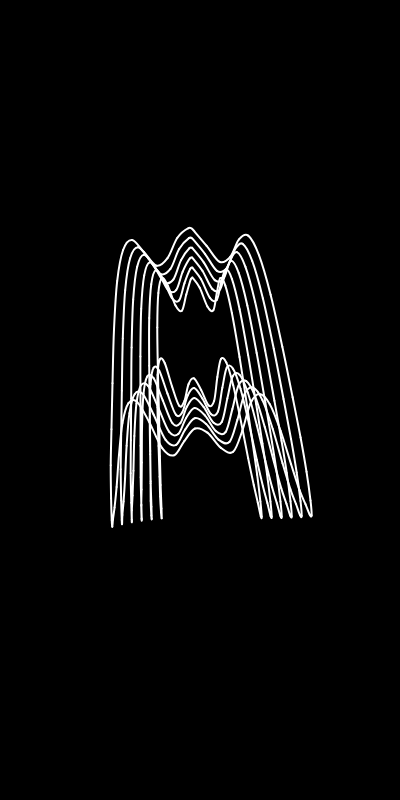
Frame 1 (no input)
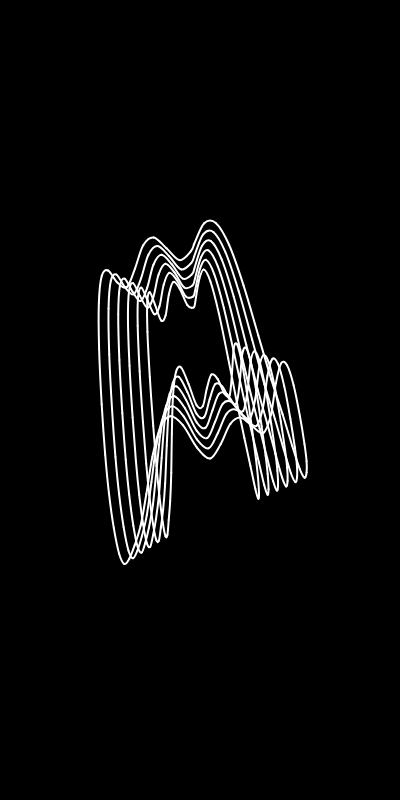
Frame 60 (no input)
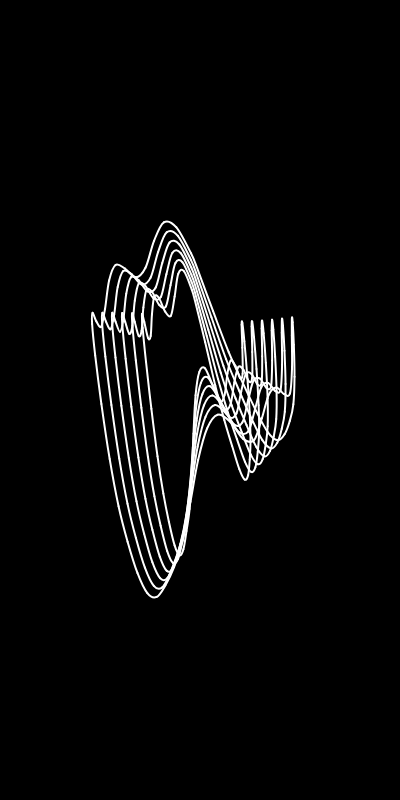
Frame 120 (the mouse pressed at the canvas centre since frame 60)

The p5.js sketch that drew these frames (run headless with seeded random() and noise() and a simulated clock; from frame 60 on, the mouse is pressed at the canvas centre):

// p5.js sketch
// ── sketch.js
let p= 0;

function setup () {
  createCanvas(400,800);
  noFill();
  stroke(255);
  strokeWeight (2);
  // noLoop();

}

function draw(){
  // p = map(mouseX,0,width,0,TWO_PI);
  clear();
  background(0);
  const x = width/2;
  const y = height /2;

  translate(-50,-500);
  let inc = 0.02

  for (let j =0 ; j < 6 ; j ++ ){

  beginShape();
  for (let i = 0; i < TWO_PI; i += inc*6){
      let ninc = map(i,0,TWO_PI,0,100);
      let rad = 50+j*10;
      // let rad = 50;
      let xoff = map(cos(i+p),-1,1,-0.4,0.4);
      let yoff = map(sin(i+p),-1,1,-0.4,0.4);
      let n = noise(xoff,yoff)*100;

      let xx = x+ rad * sin(i)+n;
      let yy = y- rad * cos(i)+n*10;

      if( i == 0 ){

        vertex(xx,yy);
        stroke(255);
        curveVertex(xx,yy);
      }
      else{
        stroke(255);
        curveVertex(xx,yy);
        point(xx, yy);
      }
      if( i == 0 ){

        curveVertex(xx,yy);
      }
      noFill();
  }
  endShape(CLOSE);

  p += inc/2


  }
}
